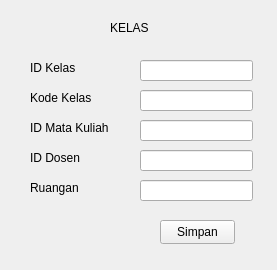
<?xml version="1.0" encoding="UTF-8"?>
<ui version="4.0">
 <class>Form</class>
 <widget class="QWidget" name="Form">
  <property name="geometry">
   <rect>
    <x>0</x>
    <y>0</y>
    <width>277</width>
    <height>270</height>
   </rect>
  </property>
  <property name="windowTitle">
   <string>Form</string>
  </property>
  <widget class="QLabel" name="label_4">
   <property name="geometry">
    <rect>
     <x>30</x>
     <y>150</y>
     <width>101</width>
     <height>16</height>
    </rect>
   </property>
   <property name="text">
    <string>ID Dosen</string>
   </property>
  </widget>
  <widget class="QLabel" name="label_5">
   <property name="geometry">
    <rect>
     <x>30</x>
     <y>180</y>
     <width>101</width>
     <height>16</height>
    </rect>
   </property>
   <property name="text">
    <string>Ruangan</string>
   </property>
  </widget>
  <widget class="QPushButton" name="btnsimpan">
   <property name="geometry">
    <rect>
     <x>160</x>
     <y>220</y>
     <width>75</width>
     <height>24</height>
    </rect>
   </property>
   <property name="text">
    <string>Simpan</string>
   </property>
  </widget>
  <widget class="QLabel" name="label">
   <property name="geometry">
    <rect>
     <x>30</x>
     <y>60</y>
     <width>81</width>
     <height>16</height>
    </rect>
   </property>
   <property name="text">
    <string>ID Kelas</string>
   </property>
  </widget>
  <widget class="QLineEdit" name="editkodekelas">
   <property name="geometry">
    <rect>
     <x>140</x>
     <y>90</y>
     <width>113</width>
     <height>21</height>
    </rect>
   </property>
  </widget>
  <widget class="QLineEdit" name="editruangan">
   <property name="geometry">
    <rect>
     <x>140</x>
     <y>180</y>
     <width>113</width>
     <height>21</height>
    </rect>
   </property>
   <property name="text">
    <string/>
   </property>
  </widget>
  <widget class="QLineEdit" name="editmatakuliah">
   <property name="geometry">
    <rect>
     <x>140</x>
     <y>120</y>
     <width>113</width>
     <height>21</height>
    </rect>
   </property>
  </widget>
  <widget class="QLabel" name="label_3">
   <property name="geometry">
    <rect>
     <x>30</x>
     <y>120</y>
     <width>101</width>
     <height>16</height>
    </rect>
   </property>
   <property name="text">
    <string>ID Mata Kuliah</string>
   </property>
  </widget>
  <widget class="QLabel" name="label_2">
   <property name="geometry">
    <rect>
     <x>30</x>
     <y>90</y>
     <width>101</width>
     <height>16</height>
    </rect>
   </property>
   <property name="text">
    <string>Kode Kelas</string>
   </property>
  </widget>
  <widget class="QLineEdit" name="editiddosen">
   <property name="geometry">
    <rect>
     <x>140</x>
     <y>150</y>
     <width>113</width>
     <height>21</height>
    </rect>
   </property>
   <property name="text">
    <string/>
   </property>
  </widget>
  <widget class="QLabel" name="label_6">
   <property name="geometry">
    <rect>
     <x>110</x>
     <y>20</y>
     <width>81</width>
     <height>16</height>
    </rect>
   </property>
   <property name="text">
    <string>KELAS</string>
   </property>
  </widget>
  <widget class="QLineEdit" name="editidkelas">
   <property name="geometry">
    <rect>
     <x>140</x>
     <y>60</y>
     <width>113</width>
     <height>21</height>
    </rect>
   </property>
  </widget>
 </widget>
 <resources/>
 <connections/>
</ui>
